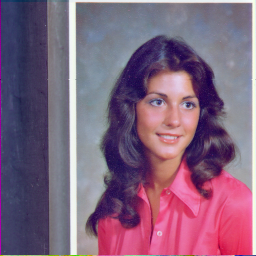
#> input picture misc/4.1.04.tiff, 256 x 256 px, found by its file name
$ jupyter execute 'Shifting, Rotation, Affine, Perspective Transformation.ipynb'
#> lines starting #> are read from the running program, lines starting #| are printed output that depends on the picture; long printed decimals are rounded
[cell 1]
import cv2
import matplotlib.pyplot as plt
import numpy as np
path = "C:\\Users\\rangr\\Desktop\\Image Processing\\misc\\"
img1p = path + "4.1.04.tiff"
img1 = cv2.imread(img1p)
#> img1 is the input picture: shape (256, 256, 3); mean B, G, R 125.2, 99.3, 129.2
img1 = cv2.cvtColor(img1, cv2.COLOR_BGR2RGB)

rows, columns, channels = img1.shape
#> rows = 256; columns = 256; channels = 3
T = np.float32([[1,0,-50],[0,1,50]]) #moves figure left by 50 and down by 50 #transformation matrix
output = cv2.warpAffine(img1, T, (columns, rows)) #applying T to image
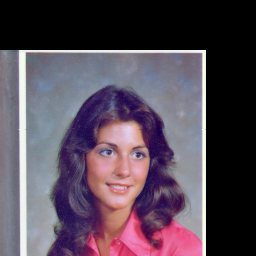
#> output: shape (256, 256, 3); mean R, G, B 86.3, 73.3, 86.5

plt.imshow(output)
plt.show()

## Rotation

[cell 2]
#We use cv2.getRotationMatrix2D to get transformation Matrix

import cv2
import matplotlib.pyplot as plt
import numpy as np
path = "C:\\Users\\rangr\\Desktop\\Image Processing\\misc\\"
img1p = path + "4.1.04.tiff"
img1 = cv2.imread(img1p)
img1 = cv2.cvtColor(img1, cv2.COLOR_BGR2RGB)

rows, columns, channels = img1.shape
R = cv2.getRotationMatrix2D((columns/2,rows/2), 30 , 0.5) # origin of image(centre), rotation anticlockwise, Scaling(in both axes)
print(R)
#| [[  0.433    0.25        40.574]
#|  [ -0.25         0.433  104.574]]
output = cv2.warpAffine(img1, R, (columns, rows))
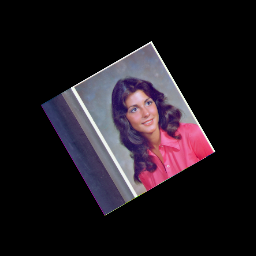
#> output: shape (256, 256, 3); mean R, G, B 32.3, 24.8, 31.3

plt.imshow(output)
plt.show()

# Affine Transformation

[cell 3]
import cv2
import matplotlib.pyplot as plt
import numpy as np
path = "C:\\Users\\rangr\\Desktop\\Image Processing\\misc\\"
img1p = path + "4.1.04.tiff"
img1 = cv2.imread(img1p)
img1 = cv2.cvtColor(img1, cv2.COLOR_BGR2RGB)

pts1 = np.float32([[50,50],[200,50],[50,200]]) #these are 3 non colinear points
pts2 = np.float32([[10,100],[200,50],[100,250]]) #position of 3 points after transformation
M = cv2.getAffineTransform(pts1,pts2)

rows, columns, channels = img1.shape
output = cv2.warpAffine(img1, M, (columns, rows))
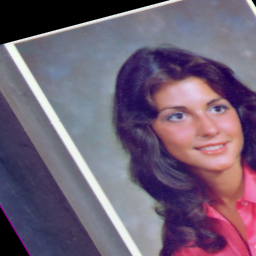
#> output: shape (256, 256, 3); mean R, G, B 112.1, 95.7, 116.6

plt.imshow(output)
plt.show()

# Perspective Transformation

[cell 4]
import cv2
import matplotlib.pyplot as plt
import numpy as np
path = "C:\\Users\\rangr\\Desktop\\Image Processing\\misc\\"
img1p = path + "4.1.04.tiff"
img1 = cv2.imread(img1p)
img1 = cv2.cvtColor(img1, cv2.COLOR_BGR2RGB)

pts1 = np.float32([[50,50],[200,50],[50,200],[100,200]]) #these are 4 non colinear points
pts2 = np.float32([[100,100],[400,100],[100,400], [200,400]]) #position of 4 points after transformation
M = cv2.getPerspectiveTransform(pts1,pts2)

rows, columns, channels = img1.shape
output = cv2.warpPerspective(img1, M, (300, 300)) #img, M, size of output image, 700,700 will zoom out
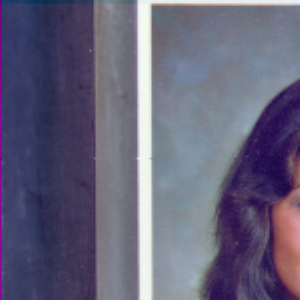
#> output: shape (300, 300, 3); mean R, G, B 101.2, 98.1, 122

plt.imshow(output)
plt.show()

$ run again, with misc/4.1.03.tiff copied over misc/4.1.04.tiff
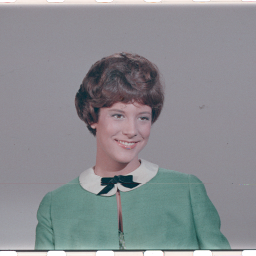
#> input picture misc/4.1.03.tiff, 256 x 256 px, found by its file name
#> img1 is the input picture: shape (256, 256, 3); mean B, G, R 144, 140, 137.6
#| [[  0.433    0.25        40.574]
#|  [ -0.25         0.433  104.574]]
#> `output = cv2.warpAffine(img1, M, (columns, rows))`:
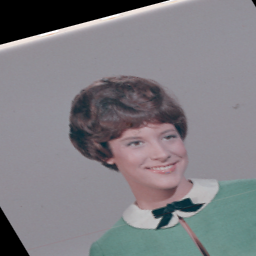
#> output: shape (256, 256, 3); mean R, G, B 126.9, 125.8, 130.5
#> `output = cv2.warpPerspective(img1, M, (300, 300))`:
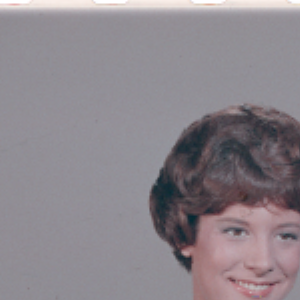
#> output: shape (300, 300, 3); mean R, G, B 139.7, 132.8, 139.2
